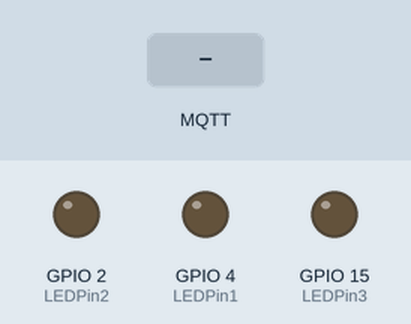
Simulated run of this sketch. Board: ESP32. Parts: output pins drawn as LEDs (lit = HIGH). The test bench sets the inputs (shaded band). WiFi joins after 1.5 s; servers stay silent unless stated; no MQTT or app messages arrive unless stated; what the sketch prints to the serial monitor is not drawn.

Above: at 2.7 s.
2.8 s: MQTT message "1" arrives on the first subscribed topic
At 3.2 s:
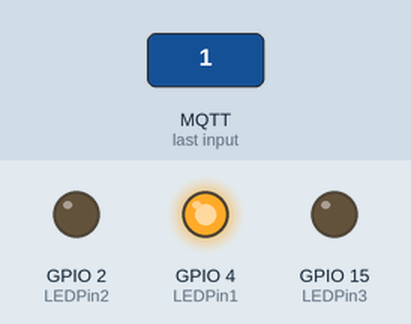
4.3 s: MQTT message "2" arrives on the first subscribed topic
At 5.5 s:
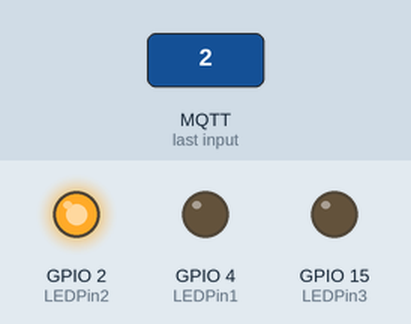
5.8 s: MQTT message "3" arrives on the first subscribed topic
At 6.6 s:
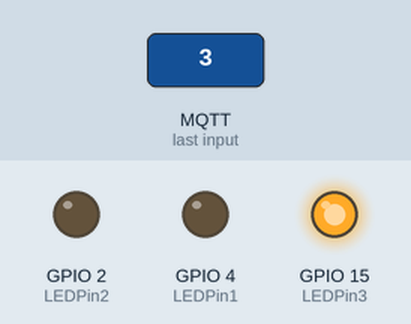
7.3 s: MQTT message "0" arrives on the first subscribed topic
At 7.8 s:
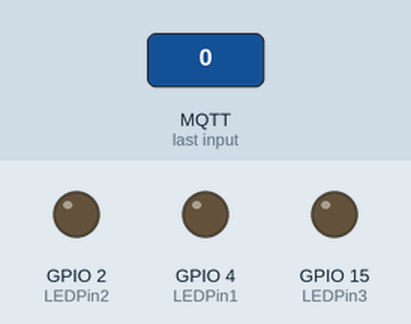
Timing chart, 0 to 9.8 s (numbered marks = the images above; inputs shaded):
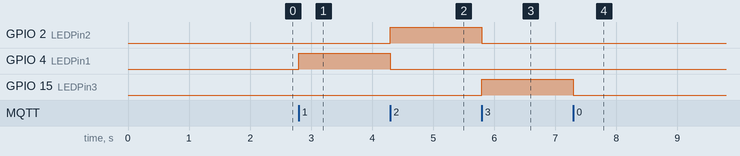

Measured:
- after the input at 2.8 s, GPIO 4 (LEDPin1): LOW → HIGH at once
- after the input at 4.3 s, GPIO 2 (LEDPin2): LOW → HIGH at once; GPIO 4 (LEDPin1): HIGH → LOW at once
- after the input at 5.8 s, GPIO 2 (LEDPin2): HIGH → LOW at once; GPIO 15 (LEDPin3): LOW → HIGH at once
- after the input at 7.3 s, GPIO 15 (LEDPin3): HIGH → LOW at once

The sketch:

mqtt_client_for_ESP32.ino
```cpp
#include <WiFi.h>
#include <PubSubClient.h>
int LEDPin1=4;
int LEDPin2=2;
int LEDPin3=15;

const char* ssid = "TP-LINK_470A9A";//請查無線網路名稱
const char* password = "C1470A9A"; //請查密碼
const char* mqttServer = "10.1.1.25"; //請確認
WiFiClient wifiClient1;
PubSubClient mqttClient1(wifiClient1);
void receivedCMD(char* topic, byte* payload, unsigned int noChar) {
  char *response;
  char LED = (char) payload[0];
  Serial.println(LED);
  if ( LED == '1') {
    digitalWrite(LEDPin1, HIGH);
    digitalWrite(LEDPin2, LOW);
    digitalWrite(LEDPin3, LOW);
    response = "ok 1";
  }
  else if ( LED == '2')  {
    digitalWrite(LEDPin1, LOW);
    digitalWrite(LEDPin2, HIGH);
    digitalWrite(LEDPin3, LOW);
    response = "ok 2";
  }
  else if ( LED == '3')  {
    digitalWrite(LEDPin1, LOW);
    digitalWrite(LEDPin2, LOW);
    digitalWrite(LEDPin3, HIGH);
    response = "ok 3";
  }
  else if ( LED == '0') {
    digitalWrite(LEDPin1, LOW);
    digitalWrite(LEDPin2, LOW);
    digitalWrite(LEDPin3, LOW);
    response = "ok 0";
  }
  else {
    response = "Not ok";
  }
  mqttClient1.publish("ack", response);
}
void setup() {
  pinMode(LEDPin1, OUTPUT);
  pinMode(LEDPin2, OUTPUT);
  pinMode(LEDPin3, OUTPUT);
  digitalWrite(LEDPin1,LOW);
  digitalWrite(LEDPin2,LOW);
  digitalWrite(LEDPin3,LOW);

  Serial.begin(115200);
  WiFi.begin(ssid, password);
  while (WiFi.status() != WL_CONNECTED) //等待网络连接成功
  {
    delay(500);
    Serial.print(".");
  }
  Serial.println("WiFi connected!");

  Serial.println("IP address: ");
  Serial.println(WiFi.localIP()); //打印模块IP
  mqttClient1.setServer(mqttServer, 1883);
  mqttClient1.setCallback(receivedCMD);
}
void loop() {
  while( !mqttClient1.connected()) {
    mqttClient1.connect("ESP32");
    mqttClient1.subscribe("command");
   }
  mqttClient1.loop();
}
```
